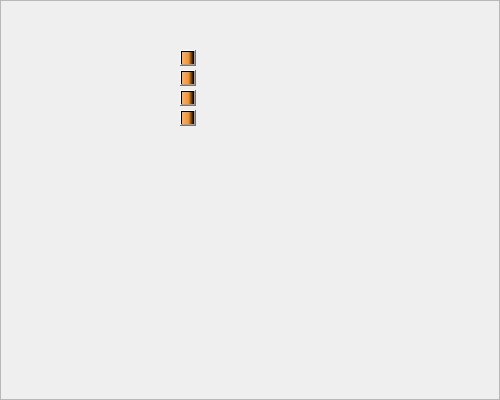
<?xml version="1.0" encoding="UTF-8"?>
<ui version="4.0">
 <class>f2_part2</class>
 <widget class="QWidget" name="f2_part2">
  <property name="geometry">
   <rect>
    <x>0</x>
    <y>0</y>
    <width>500</width>
    <height>400</height>
   </rect>
  </property>
  <property name="windowTitle">
   <string>Form</string>
  </property>
  <widget class="QFrame" name="frame">
   <property name="geometry">
    <rect>
     <x>0</x>
     <y>0</y>
     <width>500</width>
     <height>400</height>
    </rect>
   </property>
   <property name="styleSheet">
    <string notr="true">QFrame#frame{
	border-image: url(:/new/seat/part2.jpg);
}</string>
   </property>
   <property name="frameShape">
    <enum>QFrame::StyledPanel</enum>
   </property>
   <property name="frameShadow">
    <enum>QFrame::Raised</enum>
   </property>
   <widget class="QPushButton" name="pushButton">
    <property name="geometry">
     <rect>
      <x>180</x>
      <y>50</y>
      <width>16</width>
      <height>16</height>
     </rect>
    </property>
    <property name="styleSheet">
     <string notr="true">background-color:qlineargradient(spread:pad, x1:0, y1:0, x2:1, y2:0, stop:0 rgba(255, 178, 102, 255), stop:0.55 rgba(235, 148, 61, 255), stop:0.98 rgba(0, 0, 0, 255), stop:1 rgba(0, 0, 0, 0));</string>
    </property>
    <property name="text">
     <string/>
    </property>
   </widget>
   <widget class="QPushButton" name="pushButton_2">
    <property name="geometry">
     <rect>
      <x>180</x>
      <y>70</y>
      <width>16</width>
      <height>16</height>
     </rect>
    </property>
    <property name="styleSheet">
     <string notr="true">background-color:qlineargradient(spread:pad, x1:0, y1:0, x2:1, y2:0, stop:0 rgba(255, 178, 102, 255), stop:0.55 rgba(235, 148, 61, 255), stop:0.98 rgba(0, 0, 0, 255), stop:1 rgba(0, 0, 0, 0));</string>
    </property>
    <property name="text">
     <string/>
    </property>
   </widget>
   <widget class="QPushButton" name="pushButton_3">
    <property name="geometry">
     <rect>
      <x>180</x>
      <y>90</y>
      <width>16</width>
      <height>16</height>
     </rect>
    </property>
    <property name="styleSheet">
     <string notr="true">background-color:qlineargradient(spread:pad, x1:0, y1:0, x2:1, y2:0, stop:0 rgba(255, 178, 102, 255), stop:0.55 rgba(235, 148, 61, 255), stop:0.98 rgba(0, 0, 0, 255), stop:1 rgba(0, 0, 0, 0));</string>
    </property>
    <property name="text">
     <string/>
    </property>
   </widget>
   <widget class="QPushButton" name="pushButton_4">
    <property name="geometry">
     <rect>
      <x>180</x>
      <y>110</y>
      <width>16</width>
      <height>16</height>
     </rect>
    </property>
    <property name="styleSheet">
     <string notr="true">background-color:qlineargradient(spread:pad, x1:0, y1:0, x2:1, y2:0, stop:0 rgba(255, 178, 102, 255), stop:0.55 rgba(235, 148, 61, 255), stop:0.98 rgba(0, 0, 0, 255), stop:1 rgba(0, 0, 0, 0));</string>
    </property>
    <property name="text">
     <string/>
    </property>
   </widget>
  </widget>
 </widget>
 <resources/>
 <connections/>
</ui>
